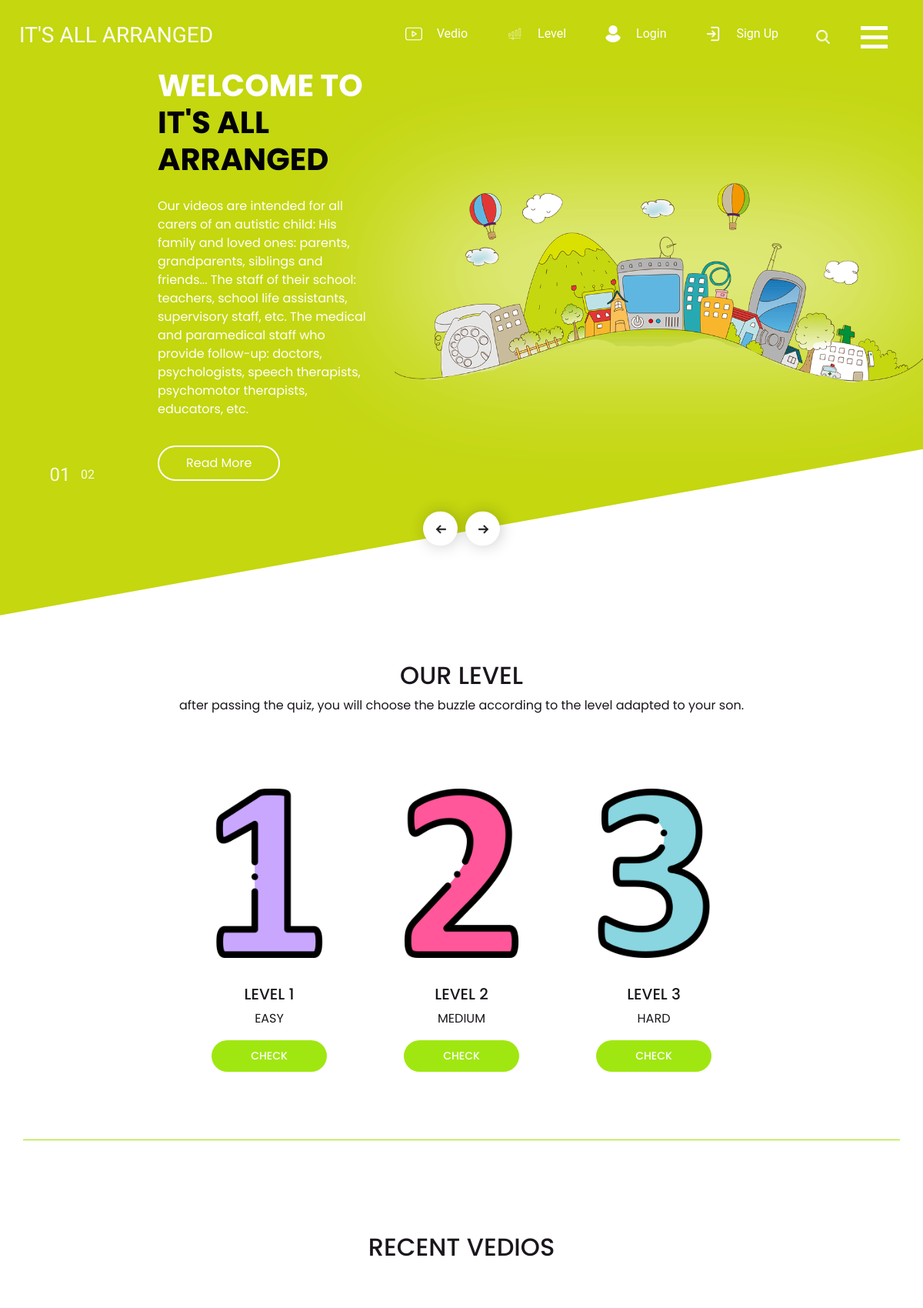
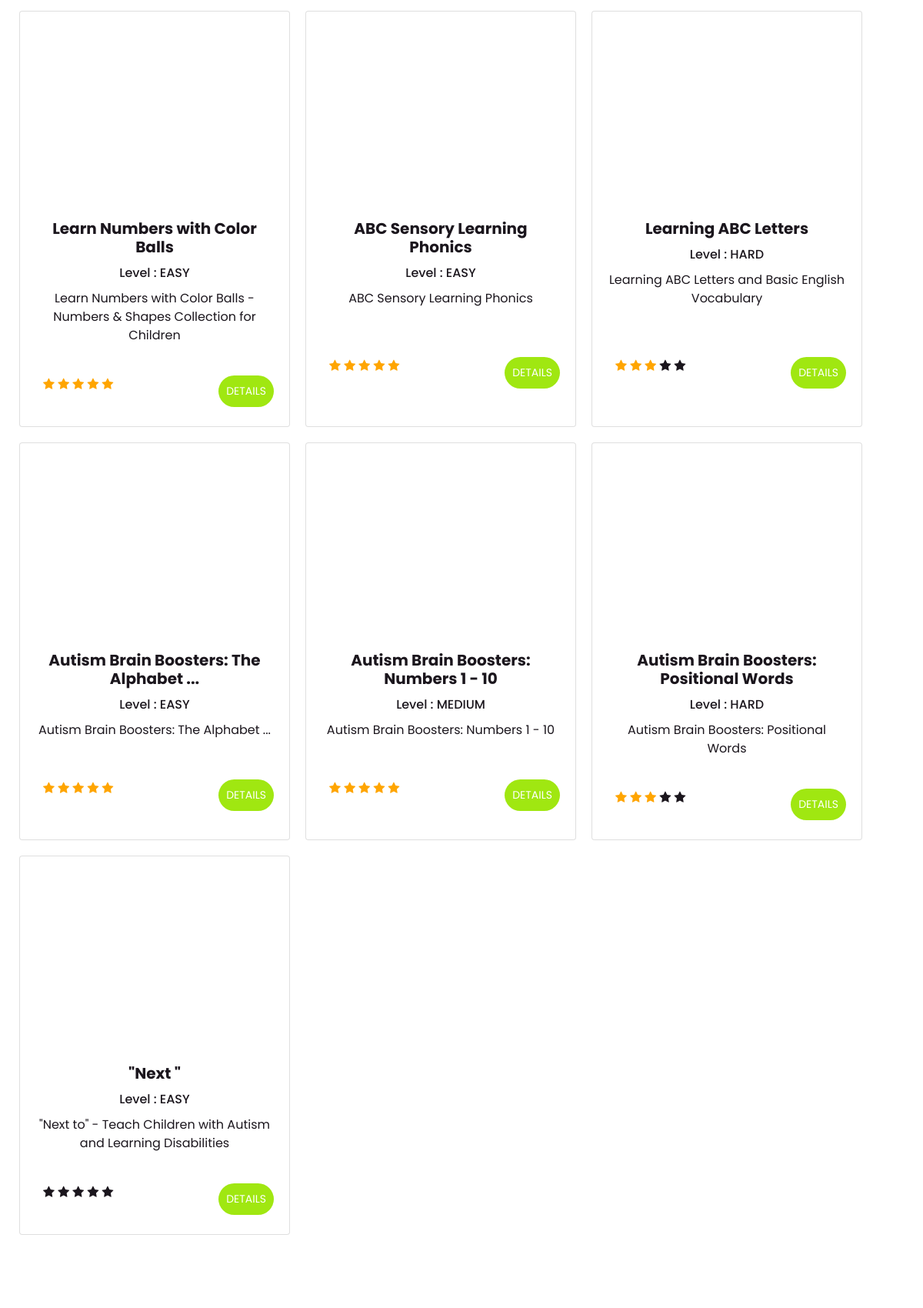
The page / (upper part) on the database its author committed (2 pictures, top to bottom).
### MyApp/models.py (models this page shows, shortened)
class Level(models.Model):
    Level = models.IntegerField(blank=False, null=False)
    Description = models.CharField(max_length=500,blank=False, null=False)
    image = models.ImageField(blank=False, null=False)
    IQ_Interval = models.IntegerField(null=True, blank=True)
    def __str__(self):
        return self.Description

class Cours(models.Model):
    title = models.CharField(max_length=200, null=False)
    description = models.CharField(max_length=200)
    Vedio = models.CharField(max_length=200,null=True, blank=True)
    level = models.ForeignKey(Level,null=True, blank=True,related_name='level',on_delete=models.CASCADE)
    Rating = models.IntegerField(default=3)

### MyApp/views.py (the view)
# urls.py: path('', homeview,name='homepage'),
def homeview(request):
    cours = Cours.objects.all()
    levels = Level.objects.all()
    rating = Review.objects.all()
    context = {'cours':cours,'levels':levels,'rating':rating}
    return render(request,'MyApp/index.html',context)

### MyApp/templates/MyApp/index.html (shortened to what this page needs)
<!DOCTYPE html>
<html>
<head>
  <link rel="stylesheet" href="https://cdnjs.cloudflare.com/ajax/libs/font-awesome/4.7.0/css/font-awesome.min.css">
  <link rel="stylesheet" type="text/css"
    href="https://cdnjs.cloudflare.com/ajax/libs/OwlCarousel2/2.1.3/assets/owl.carousel.min.css" />
  <link rel="stylesheet" type="text/css"
    href="https://cdn.jsdelivr.net/npm/bootstrap@5.0.0-beta1/dist/js/bootstrap.bundle.min.js" />
  <link rel="stylesheet" type="text/css" href="static/css/bootstrap.css" />
  <link href="static/css/style5.css" rel="stylesheet" />
  <link href="static/css/responsive.css" rel="stylesheet" />
</head>
<body>
  <div class="hero_area">
    <header class="header_section">
      <div class="container-fluid">
        <nav class="navbar navbar-expand-lg custom_nav-container">
          <a class="navbar-brand" href="{% url 'homepage'%}">
            <span>
              IT'S ALL ARRANGED
            </span>
          </a>
          <div class="navbar-collapse" id="">
            <div class="d-none d-lg-flex ml-auto flex-column flex-lg-row align-items-center">
              <ul class="navbar-nav  ">
                 <li class="nav-item">
                  <a class="nav-link" href="{% url 'playlist' %}">
                    <img src="static/images/cmd2.png" alt="" />
                    <span>Vedio</span></a>
                </li>
                 <li class="nav-item">
                          <a class="nav-link" href="{% url 'level' %}">
                            <img src="static/images/volume-control.png" alt="" />
                            <span>Level</span></a>
                 </li>
                {% if not request.user.is_authenticated %}
                    <li class="nav-item">
                      <a class="nav-link" href="{% url 'Login'%}">
                        <img src="static/images/cmd3.png" alt="" />
                        <span>Login</span></a>
                    </li>
                    <li class="nav-item">
                      <a class="nav-link" href="{% url 'Signin'%}">
                        <img src="static/images/cmd1.png" alt="" />
                        <span>Sign Up</span>
                      </a>
                      </li>
              {% endif %}
              </ul>
              <form class="form-inline my-2 mb-3 mb-lg-0 mr-5">
                <button class="btn  my-2 my-sm-0 nav_search-btn" type="submit"></button>
              </form>
            </div>
            <div class="custom_menu-btn">
              <button onclick="openNav()">
                <span class="s-1">
                </span>
                <span class="s-2">
                </span>
                <span class="s-3">
                </span>
              </button>
            </div>
          </div>
        </nav>
      </div>
    </header>
    <section class=" slider_section position-relative">
      <div id="carouselExampleIndicators" class="carousel slide" data-ride="carousel">
        <ol class="carousel-indicators">
          <li data-target="#carouselExampleIndicators" data-slide-to="0" class="active">01</li>
          <li data-target="#carouselExampleIndicators" data-slide-to="1">02</li>
        </ol>
        <div class="carousel-inner">
          <div class="carousel-item active">
            <div class="row">
              <div class="col-md-3 offset-md-2">
                <div class="slider_detail">
                  <h1>
                  WELCOME TO
                    <span>
                      IT'S ALL ARRANGED
                    </span>
                  </h1>
                  <p>
                   Our videos are intended for all carers of an autistic child:
His family and loved ones: parents, grandparents, siblings and friends...
The staff of their school: teachers, school life assistants, supervisory staff, etc.
The medical and paramedical staff who provide follow-up: doctors, psychologists, speech therapists, psychomotor therapists, educators, etc.
                  </p>
                  <div>
                    <a href="">
                      Read More
                    </a>
                  </div>
                </div>
              </div>
              <div class="col-md-7">
                <div class="slider_img-box">
                  <img src="static/images/slider-img.png" alt="">
                </div>
              </div>
            </div>
          </div>
        </div>
        <div class="carousel_btn-container">
          <a class="carousel-control-prev" href="#carouselExampleIndicators" role="button" data-slide="prev">
          </a>
          <a class="carousel-control-next" href="#carouselExampleIndicators" role="button" data-slide="next">
          </a>
        </div>
      </div>
    </section>
  </div>
  <section class="team_section layout_padding">
    <div class="container">
      <h2>
        OUR LEVEL
      </h2>
      <p>
       after passing the quiz, you will choose the buzzle according to the level adapted to your son.
      </p>
    </div>
    <div class="container">
      <div class="team_card-container layout_padding2">
        {% for l in levels %}
        <div class="team_card">
          <div class="team_img-box">
            <img src="{{l.image.url}}" alt="">
          </div>
          <div class="team_detail-box">
            <h5>
            Level {{l.Level}}
            </h5>
            <p>
          {{l.Description}}
             </p>
            <div class="team_follow">
             <a href="{% url 'levelpage' l.id %}">
               <h5 class="check" >
                Check
              </h5>
             </a>
            </div>
          </div>
        </div>
                {% endfor  %}
      </div>
    </div>
  </section>
  <section class="portfolio_section layout_padding2">
    <div class="container">
      <h2>
    RECENT VEDIOS
        </h2>
    </div>
    <div class="container layout_padding2-top ">
      <div class="row">
        {% for cour in cours %}
        <div class="card" style="width: 22rem;">
        <iframe width="350" height="250"
            src="{{cour.Vedio}}"  title="YouTube video player" frameborder="0" allow="accelerometer; autoplay; clipboard-write; encrypted-media; gyroscope; picture-in-picture" allowfullscreen >
            </iframe>  <div class="card-body">
    <h5 class="card-title"> <b>{{cour.title}}  </b> </h5>
    <h6 class="card-title"> Level : {{cour.level}}</h6>
    <p class="card-text">{{cour.description}}</p>
  </div>
  <div class="card-body">
    <div class="rate  align-items-center">
      {% if cour.Rating == 0 %}
      <span class="fa fa-star "></span>
      <span class="fa fa-star "></span>
      <span class="fa fa-star "></span>
      <span class="fa fa-star"></span>
      <span class="fa fa-star"></span>
    {% elif cour.Rating == 1 %}
      <span class="fa fa-star checked"></span>
      <span class="fa fa-star "></span>
      <span class="fa fa-star "></span>
      <span class="fa fa-star"></span>
      <span class="fa fa-star"></span>
    {% elif cour.Rating == 2 %}
       <span class="fa fa-star checked"></span>
      <span class="fa fa-star checked "></span>
      <span class="fa fa-star "></span>
      <span class="fa fa-star"></span>
      <span class="fa fa-star"></span>
    {% elif cour.Rating == 3 %}
      <span class="fa fa-star checked"></span>
      <span class="fa fa-star checked "></span>
      <span class="fa fa-star  checked "></span>
      <span class="fa fa-star"></span>
      <span class="fa fa-star"></span>
    {% elif cour.Rating == 4 %}
       <span class="fa fa-star checked"></span>
      <span class="fa fa-star checked "></span>
      <span class="fa fa-star  checked "></span>
      <span class="fa fa-star checked"></span>
      <span class="fa fa-star"></span>
    {% else  %}
         <span class="fa fa-star checked"></span>
      <span class="fa fa-star checked "></span>
      <span class="fa fa-star  checked "></span>
      <span class="fa fa-star checked"></span>
      <span class="fa fa-star checked"></span>
    {% endif  %}
  </div>
    <a href="{% url 'coursdetail' cour.id%}" class="check" style="    float: right;padding:10px 10px">Details</a>
  </div>
</div>
        {% endfor %}
      </div>
    </div>
  </section>
  <section class="contact_section layout_padding">
  </section>
</body>
</html>

### MyApp/static/css/style5.css (style rules this page uses)
body { font-family: "Poppins", sans-serif; color: #1b161d; background-color: #ffffff; }
.layout_padding { padding: 75px 0; }
.layout_padding2 { padding: 45px 0; }
.layout_padding2-top { padding-top: 45px; }
.hero_area { height: 98vh; position: relative; }
.hero_area::before { content: ""; position: absolute; width: 100%; height: 102%; left: 0; top: 0; background-color: #c4d70f; clip-path: polygon(0 0, 100% 0, 100% 73%, 0% 100%); }
.header_section .container-fluid { padding-right: 25px; padding-left: 25px; }
.custom_nav-container.navbar-expand-lg .navbar-nav .nav-link img { width: 22px; margin-right: 15px; }
.custom_nav-container.navbar-expand-lg .navbar-nav .nav-link { padding: 0px 25px; color: #fefeff; text-align: center; font-family: "Roboto", sans-serif; }
.custom_menu-btn { z-index: 9; position: absolute; right: 15px; top: 14px; }
.custom_menu-btn button { margin-top: 12px; outline: none; border: none; background-color: transparent; }
.custom_menu-btn button span { display: block; width: 35px; height: 5px; background-color: #fff; margin: 7px 0; transition: all .3s; }
.custom_menu-btn .s-2 { transition: all .1s; }
a, a:hover, a:focus { text-decoration: none; }
.btn, .btn:focus { outline: none !important; box-shadow: none; }
.custom_nav-container .nav_search-btn { background-image: url(../images/search-icon.png); background-size: 18px; background-repeat: no-repeat; width: 35px; height: 35px; padding: 0; border: none; margin: 0 40px 0 15px; background-position: center; }
.navbar-brand { display: flex; align-items: center; }
.navbar-brand span { font-family: 'Dosis', sans-serif; text-transform: uppercase; font-size: 28px; font-weight: 500; color: #fefeff; margin-top: 5px; }
.custom_nav-container { z-index: 99999; padding: 15px 0; }
.slider_section .row { align-items: center; }
.slider_detail { color: #fefeff; }
.slider_detail h1 { font-weight: bold; text-transform: uppercase; }
.slider_detail h1 span { color: #010106; }
.slider_detail p { margin: 25px 0 35px 0; }
.slider_detail a { display: inline-block; padding: 9px 35px; border: 2px solid #fefeff; color: #fefeff; border-radius: 35px; }
.slider_img-box img { width: 100%; position: relative; z-index: 2; }
.slider_img-box::after { content: ""; position: absolute; top: 50%; left: 50%; transform: translate(-50%, -50%); width: 90%; height: 40%; background-color: #fff; filter: blur(95px) opacity(.7); }
.slider_section .carousel-indicators { font-family: 'Dosis', sans-serif; font-weight: 500; color: #fff; justify-content: flex-start; margin: 0; left: 5%; align-self: center; }
.slider_section .carousel-indicators li { text-indent: initial; background-color: transparent; text-align: center; font-size: 16px; line-height: 10px; opacity: 0.9; }
.slider_section .carousel-indicators .active { font-size: 24px; }
.slider_section #carouselExampleControls, .carousel-inner, .carousel-item { height: 100%; }
.slider_section .carousel_btn-container { width: 100px; position: absolute; top: 75vh; display: flex; justify-content: space-between; left: 50%; transform: translateX(-50%); z-index: 999; }
.slider_section .carousel-control-prev, .slider_section .carousel-control-next { position: relative; width: 45px; height: 45px; border: none; border-radius: 100%; opacity: 1; background-repeat: no-repeat; background-size: 28px; background-position: center; background-color: #fff; transform: translateY(-50%); -webkit-box-shadow: 2px 0px 23px -4px rgba(0, 0, 0, 0.32); -moz-box-shadow: 2px 0px 23px -4px rgba(0, 0, 0, 0.32); box-shadow: 2px 0px 23px -4px rgba(0, 0, 0, 0.32); }
.slider_section .carousel-control-prev { background-image: url(../images/left-black-arrow.png); }
.slider_section .carousel-control-next { background-image: url(../images/right-black-arrow.png); }
.portfolio_section { text-align: center; }
.team_section { text-align: center; }
.team_card-container { display: flex; flex-wrap: wrap; justify-content: center; border-bottom: 1px solid #9be604; }
.team_card { width: 250px; padding: 0 15px; margin: 35px 0; }
.team_card h5 { text-transform: uppercase; }
.team_card img { width: 100%; }
.team_detail-box { width: 150px; margin: 35px auto 0 auto; }

### MyApp/static/css/responsive.css (style rules this page uses)
@media (min-width: 1200px) { .container { max-width: 1170px; } }

### MyApp/templates/MyApp/index.html (style rules this page uses)
.check { border: none; background-color: #a0e711; color: white; padding: 12px 45px; font-size: 14px; border-radius: 25px; text-transform: uppercase; }
.checked { color: orange; }
.rate { float: left; height: 46px; padding: 0 10px; }

### rows shown on the page
Level: image (picture), Level "1", Description "EASY"
Level: image (picture), Level "2", Description "MEDIUM"
Level: image (picture), Level "3", Description "HARD"
Cours: title "Learn Numbers with Color Balls", level "EASY", description "Learn Numbers with Color Balls - Numbers & Shapes Collection for Children"
Cours: title "ABC Sensory Learning Phonics", level "EASY", description "ABC Sensory Learning Phonics"
Cours: title "Learning ABC Letters", level "HARD", description "Learning ABC Letters and Basic English Vocabulary", Rating 3 (drawn)
Cours: title "Autism Brain Boosters: The Alphabet ...", level "EASY", description "Autism Brain Boosters: The Alphabet ..."
Cours: title "Autism Brain Boosters: Numbers 1 - 10", level "MEDIUM", description "Autism Brain Boosters: Numbers 1 - 10"
Cours: title "Autism Brain Boosters: Positional Words", level "HARD", description "Autism Brain Boosters: Positional Words", Rating 3 (drawn)
Cours: title "\"Next \"", level "EASY", description "\"Next to\" - Teach Children with Autism and Learning Disabilities", Rating 0 (drawn)
